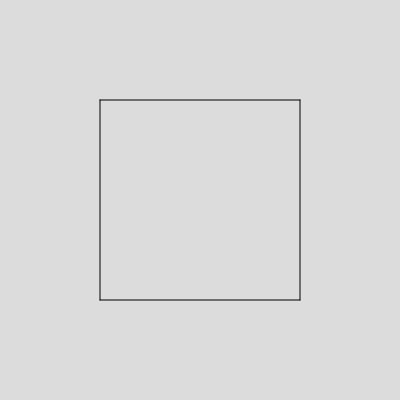
Frame 1 (no input)
Frame 60 (no input): identical to frame 1, image omitted
Frame 120 (the mouse pressed at the canvas centre since frame 60): identical to frame 1, image omitted

The p5.js sketch that drew this single still picture (run headless with seeded random() and noise() and a simulated clock; from frame 60 on, the mouse is pressed at the canvas centre):

// p5.js sketch
// ── sketch.js
let x1;
let x2;
let y1;
let y2;

function setup() {
  createCanvas(400, 400);
  x1= width / 4
  x2= width*3 / 4
  y1= height/4
  y2= height*3/4
}

function draw() {
  background(220);
  line(x1,y1,x2,y1);
  line(x1,y2,x2,y2);
  line(x1,y1,x1,y2);
  line(x2,y1,x2,y2);
}
